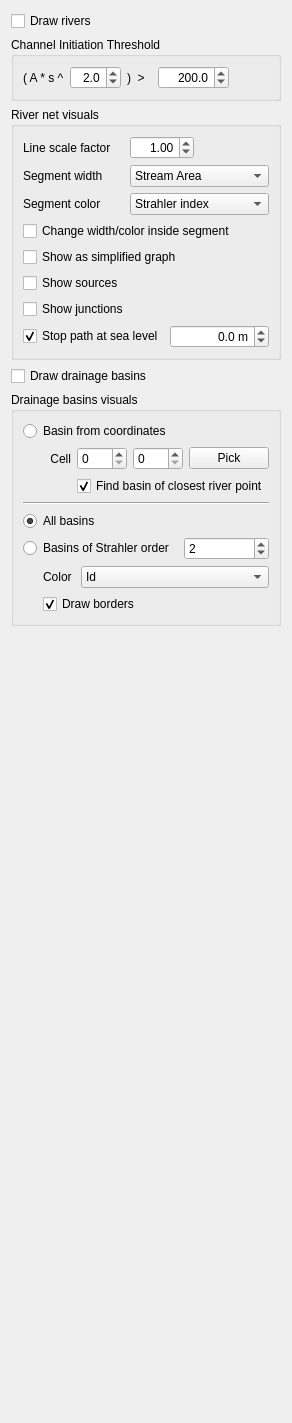
      <widget class="QWidget" name="tabRivers">
       <attribute name="title">
        <string>Rivers net</string>
       </attribute>
       <layout class="QVBoxLayout" name="verticalLayout_7">
        <item>
         <widget class="QCheckBox" name="showRivers">
          <property name="text">
           <string>Draw rivers</string>
          </property>
         </widget>
        </item>
        <item>
         <widget class="QGroupBox" name="groupBox">
          <property name="title">
           <string>Channel Initiation Threshold</string>
          </property>
          <layout class="QGridLayout" name="gridLayout_7">
           <item row="0" column="3">
            <widget class="QDoubleSpinBox" name="rivers_cit_t">
             <property name="sizePolicy">
              <sizepolicy hsizetype="Minimum" vsizetype="Fixed">
               <horstretch>0</horstretch>
               <verstretch>0</verstretch>
              </sizepolicy>
             </property>
             <property name="alignment">
              <set>Qt::AlignmentFlag::AlignRight|Qt::AlignmentFlag::AlignTrailing|Qt::AlignmentFlag::AlignVCenter</set>
             </property>
             <property name="decimals">
              <number>1</number>
             </property>
             <property name="maximum">
              <double>10000.000000000000000</double>
             </property>
             <property name="singleStep">
              <double>10.000000000000000</double>
             </property>
             <property name="value">
              <double>200.000000000000000</double>
             </property>
            </widget>
           </item>
           <item row="0" column="4">
            <spacer name="horizontalSpacer_6">
             <property name="orientation">
              <enum>Qt::Orientation::Horizontal</enum>
             </property>
             <property name="sizeHint" stdset="0">
              <size>
               <width>40</width>
               <height>20</height>
              </size>
             </property>
            </spacer>
           </item>
           <item row="0" column="1">
            <widget class="QDoubleSpinBox" name="rivers_cit_s">
             <property name="sizePolicy">
              <sizepolicy hsizetype="Minimum" vsizetype="Fixed">
               <horstretch>0</horstretch>
               <verstretch>0</verstretch>
              </sizepolicy>
             </property>
             <property name="alignment">
              <set>Qt::AlignmentFlag::AlignRight|Qt::AlignmentFlag::AlignTrailing|Qt::AlignmentFlag::AlignVCenter</set>
             </property>
             <property name="decimals">
              <number>1</number>
             </property>
             <property name="maximum">
              <double>10.000000000000000</double>
             </property>
             <property name="value">
              <double>2.000000000000000</double>
             </property>
            </widget>
           </item>
           <item row="0" column="0">
            <widget class="QLabel" name="label_36">
             <property name="text">
              <string>( A * s ^</string>
             </property>
            </widget>
           </item>
           <item row="0" column="2">
            <widget class="QLabel" name="label_37">
             <property name="text">
              <string>)  &gt;  </string>
             </property>
            </widget>
           </item>
          </layout>
         </widget>
        </item>
        <item>
         <widget class="QGroupBox" name="groupBox_5">
          <property name="title">
           <string>River net visuals</string>
          </property>
          <layout class="QFormLayout" name="formLayout_2">
           <item row="0" column="0">
            <widget class="QLabel" name="label_52">
             <property name="text">
              <string>Line scale factor</string>
             </property>
            </widget>
           </item>
           <item row="0" column="1">
            <layout class="QHBoxLayout" name="horizontalLayout_3">
             <item>
              <widget class="QDoubleSpinBox" name="rivers_scale">
               <property name="minimumSize">
                <size>
                 <width>64</width>
                 <height>0</height>
                </size>
               </property>
               <property name="alignment">
                <set>Qt::AlignmentFlag::AlignRight|Qt::AlignmentFlag::AlignTrailing|Qt::AlignmentFlag::AlignVCenter</set>
               </property>
               <property name="decimals">
                <number>2</number>
               </property>
               <property name="maximum">
                <double>20.000000000000000</double>
               </property>
               <property name="singleStep">
                <double>0.500000000000000</double>
               </property>
               <property name="value">
                <double>1.000000000000000</double>
               </property>
              </widget>
             </item>
             <item>
              <spacer name="horizontalSpacer_7">
               <property name="orientation">
                <enum>Qt::Orientation::Horizontal</enum>
               </property>
               <property name="sizeHint" stdset="0">
                <size>
                 <width>40</width>
                 <height>20</height>
                </size>
               </property>
              </spacer>
             </item>
            </layout>
           </item>
           <item row="1" column="0">
            <widget class="QLabel" name="label_41">
             <property name="text">
              <string>Segment width</string>
             </property>
            </widget>
           </item>
           <item row="1" column="1">
            <widget class="QComboBox" name="rivers_width">
             <property name="currentIndex">
              <number>1</number>
             </property>
             <item>
              <property name="text">
               <string>Uniform</string>
              </property>
             </item>
             <item>
              <property name="text">
               <string>Stream Area</string>
              </property>
             </item>
             <item>
              <property name="text">
               <string>Strahler index</string>
              </property>
             </item>
            </widget>
           </item>
           <item row="2" column="0">
            <widget class="QLabel" name="label_42">
             <property name="text">
              <string>Segment color</string>
             </property>
            </widget>
           </item>
           <item row="2" column="1">
            <widget class="QComboBox" name="rivers_color">
             <property name="currentIndex">
              <number>2</number>
             </property>
             <item>
              <property name="text">
               <string>Uniform</string>
              </property>
             </item>
             <item>
              <property name="text">
               <string>Stream Area</string>
              </property>
             </item>
             <item>
              <property name="text">
               <string>Strahler index</string>
              </property>
             </item>
             <item>
              <property name="text">
               <string>Slope</string>
              </property>
             </item>
             <item>
              <property name="text">
               <string>Sinuosity</string>
              </property>
             </item>
            </widget>
           </item>
           <item row="3" column="0" colspan="2">
            <widget class="QCheckBox" name="showSegmentSmooth">
             <property name="text">
              <string>Change width/color inside segment</string>
             </property>
            </widget>
           </item>
           <item row="4" column="0" colspan="2">
            <widget class="QCheckBox" name="showRiversSimple">
             <property name="text">
              <string>Show as simplified graph</string>
             </property>
             <property name="checked">
              <bool>false</bool>
             </property>
            </widget>
           </item>
           <item row="5" column="0">
            <widget class="QCheckBox" name="showRiversSources">
             <property name="text">
              <string>Show sources</string>
             </property>
             <property name="checked">
              <bool>false</bool>
             </property>
            </widget>
           </item>
           <item row="6" column="0" colspan="2">
            <widget class="QCheckBox" name="showRiversJunctions">
             <property name="text">
              <string>Show junctions</string>
             </property>
             <property name="checked">
              <bool>false</bool>
             </property>
            </widget>
           </item>
           <item row="7" column="0" colspan="2">
            <layout class="QHBoxLayout" name="horizontalLayout_33">
             <item>
              <widget class="QCheckBox" name="rivers_stopSea">
               <property name="text">
                <string>Stop path at sea level</string>
               </property>
               <property name="checked">
                <bool>true</bool>
               </property>
              </widget>
             </item>
             <item>
              <widget class="QDoubleSpinBox" name="rivers_stopSea_elev">
               <property name="alignment">
                <set>Qt::AlignmentFlag::AlignRight|Qt::AlignmentFlag::AlignTrailing|Qt::AlignmentFlag::AlignVCenter</set>
               </property>
               <property name="suffix">
                <string> m</string>
               </property>
               <property name="decimals">
                <number>1</number>
               </property>
               <property name="minimum">
                <double>-1000.000000000000000</double>
               </property>
               <property name="maximum">
                <double>1000.000000000000000</double>
               </property>
              </widget>
             </item>
            </layout>
           </item>
          </layout>
         </widget>
        </item>
        <item>
         <widget class="QCheckBox" name="showBasins">
          <property name="text">
           <string>Draw drainage basins</string>
          </property>
         </widget>
        </item>
        <item>
         <widget class="QGroupBox" name="groupBox_8">
          <property name="title">
           <string>Drainage basins visuals</string>
          </property>
          <layout class="QVBoxLayout" name="verticalLayout_5">
           <item>
            <layout class="QGridLayout" name="gridLayout_13">
             <item row="1" column="3">
              <widget class="QPushButton" name="btn_pickBasinLocation">
               <property name="text">
                <string>Pick</string>
               </property>
               <property name="checkable">
                <bool>true</bool>
               </property>
              </widget>
             </item>
             <item row="2" column="1" colspan="3">
              <widget class="QCheckBox" name="rivers_basin_useRiver">
               <property name="text">
                <string>Find basin of closest river point</string>
               </property>
               <property name="checked">
                <bool>true</bool>
               </property>
              </widget>
             </item>
             <item row="0" column="0" colspan="4">
              <widget class="QRadioButton" name="rivers_drainageBasinCoords">
               <property name="text">
                <string>Basin from coordinates</string>
               </property>
              </widget>
             </item>
             <item row="1" column="1">
              <widget class="QSpinBox" name="rivers_basin_x"/>
             </item>
             <item row="1" column="2">
              <widget class="QSpinBox" name="rivers_basin_y"/>
             </item>
             <item row="1" column="0">
              <widget class="QLabel" name="label_2">
               <property name="text">
                <string>Cell</string>
               </property>
               <property name="alignment">
                <set>Qt::AlignmentFlag::AlignRight|Qt::AlignmentFlag::AlignTrailing|Qt::AlignmentFlag::AlignVCenter</set>
               </property>
              </widget>
             </item>
            </layout>
           </item>
           <item>
            <widget class="Line" name="line_2">
             <property name="orientation">
              <enum>Qt::Orientation::Horizontal</enum>
             </property>
            </widget>
           </item>
           <item>
            <widget class="QRadioButton" name="rivers_drainageBasinAll">
             <property name="text">
              <string>All basins</string>
             </property>
             <property name="checked">
              <bool>true</bool>
             </property>
            </widget>
           </item>
           <item>
            <layout class="QHBoxLayout" name="horizontalLayout_16">
             <item>
              <widget class="QRadioButton" name="rivers_drainageBasinStrahler">
               <property name="text">
                <string>Basins of Strahler order </string>
               </property>
              </widget>
             </item>
             <item>
              <widget class="QSpinBox" name="rivers_drainageBasinStrahler_order">
               <property name="minimum">
                <number>1</number>
               </property>
               <property name="maximum">
                <number>20</number>
               </property>
               <property name="value">
                <number>2</number>
               </property>
              </widget>
             </item>
            </layout>
           </item>
           <item>
            <layout class="QGridLayout" name="gridLayout_10">
             <property name="leftMargin">
              <number>20</number>
             </property>
             <item row="0" column="0">
              <widget class="QLabel" name="label_47">
               <property name="sizePolicy">
                <sizepolicy hsizetype="Fixed" vsizetype="Preferred">
                 <horstretch>0</horstretch>
                 <verstretch>0</verstretch>
                </sizepolicy>
               </property>
               <property name="text">
                <string>Color </string>
               </property>
               <property name="alignment">
                <set>Qt::AlignmentFlag::AlignRight|Qt::AlignmentFlag::AlignTrailing|Qt::AlignmentFlag::AlignVCenter</set>
               </property>
              </widget>
             </item>
             <item row="0" column="1">
              <widget class="QComboBox" name="rivers_drainageBasin_color">
               <item>
                <property name="text">
                 <string>Id</string>
                </property>
               </item>
               <item>
                <property name="text">
                 <string>Area</string>
                </property>
               </item>
               <item>
                <property name="text">
                 <string>Perimeter</string>
                </property>
               </item>
               <item>
                <property name="text">
                 <string>Circularity</string>
                </property>
               </item>
               <item>
                <property name="text">
                 <string>Compactness</string>
                </property>
               </item>
               <item>
                <property name="text">
                 <string>MRN</string>
                </property>
               </item>
               <item>
                <property name="text">
                 <string>Hypsommetric int.</string>
                </property>
               </item>
               <item>
                <property name="text">
                 <string>Drainage density</string>
                </property>
               </item>
               <item>
                <property name="text">
                 <string>Relief ratio</string>
                </property>
               </item>
               <item>
                <property name="text">
                 <string>Form factor</string>
                </property>
               </item>
              </widget>
             </item>
             <item row="1" column="0" colspan="2">
              <widget class="QCheckBox" name="rivers_drainageBasin_perimeter">
               <property name="text">
                <string>Draw borders</string>
               </property>
               <property name="checked">
                <bool>true</bool>
               </property>
              </widget>
             </item>
            </layout>
           </item>
          </layout>
         </widget>
        </item>
        <item>
         <spacer name="verticalSpacer_4">
          <property name="orientation">
           <enum>Qt::Orientation::Vertical</enum>
          </property>
          <property name="sizeHint" stdset="0">
           <size>
            <width>20</width>
            <height>786</height>
           </size>
          </property>
         </spacer>
        </item>
       </layout>
      </widget>
